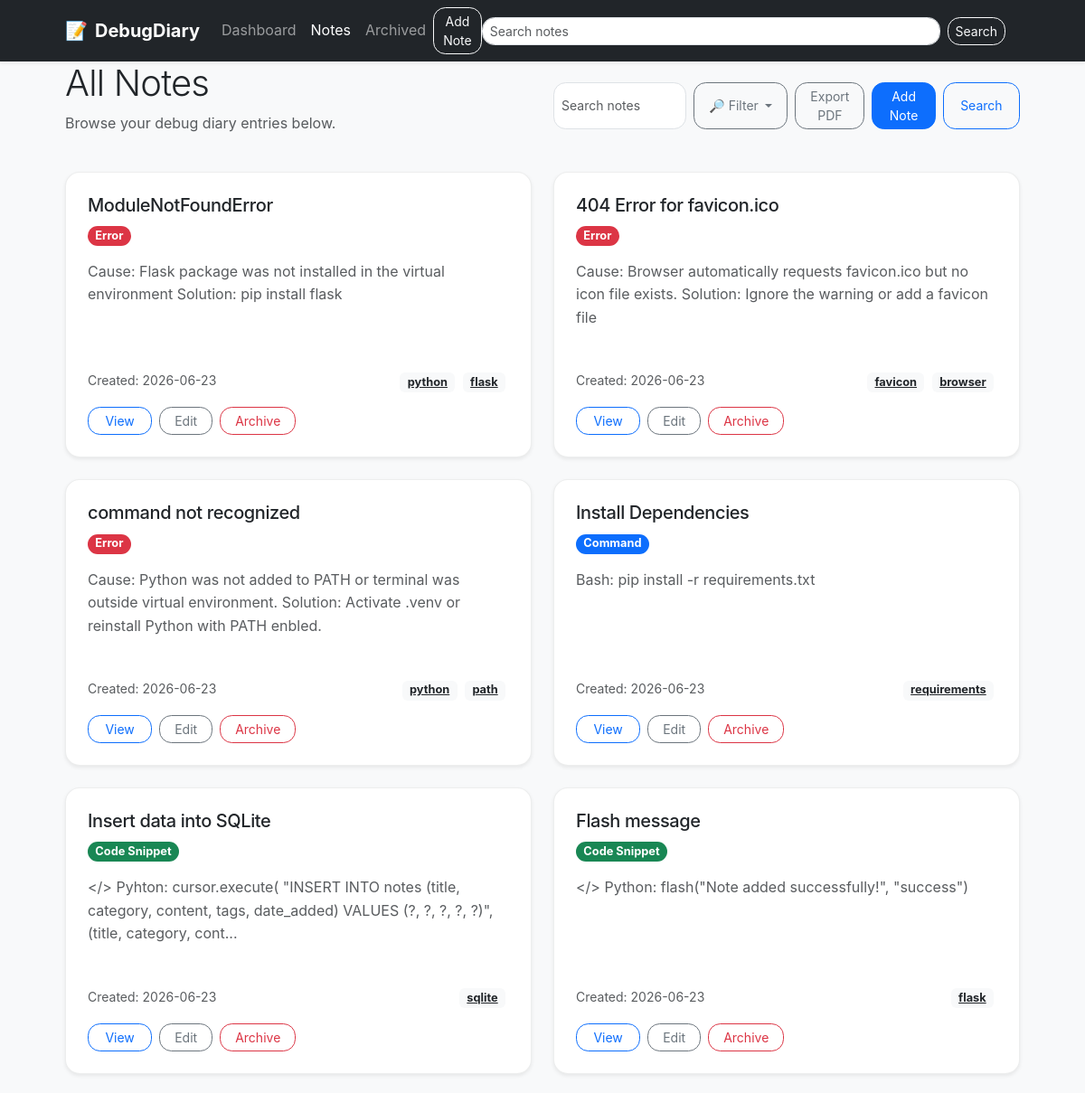
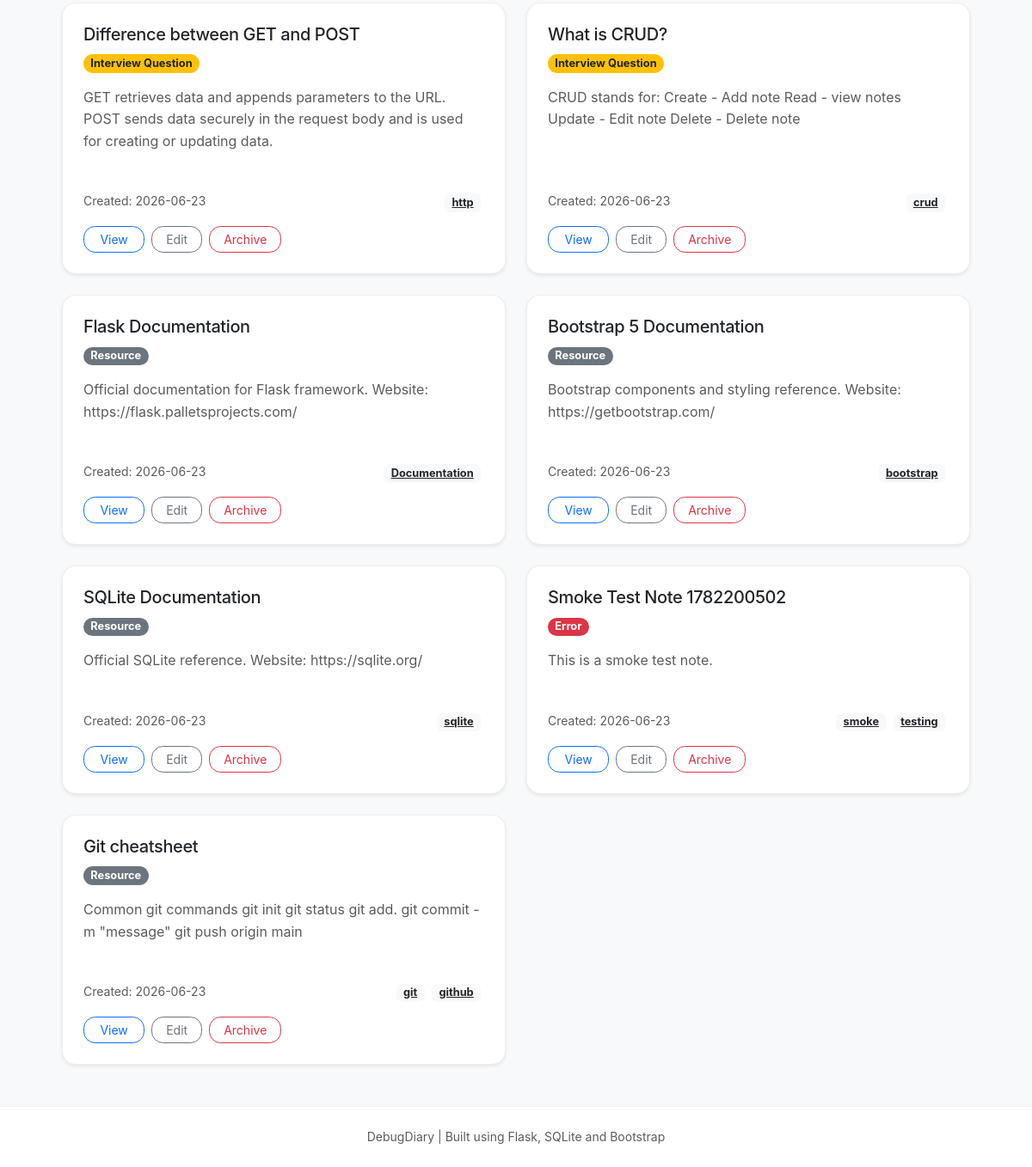
The app's page /notes with its own data (2 pictures, top to bottom).
### tables this page shows
CREATE TABLE notes (id INTEGER PRIMARY KEY AUTOINCREMENT, title TEXT NOT NULL, category TEXT NOT NULL, content TEXT NOT NULL, tags TEXT, date_added TEXT, last_updated TEXT, is_archived INTEGER DEFAULT 0);

### backend/routes.py (the view, shortened to what this page needs)
    @app.route('/notes')
    def notes():
        q = request.args.get('q', '').strip()
        category = request.args.get('category', 'All')
        sort = request.args.get('sort', 'newest')
        tag = request.args.get('tag', '').strip()
        all_notes = get_all_notes()
        filtered = all_notes
        if category and category != 'All':
            filtered = [n for n in filtered if n.get('category') == category]
        def parse_date(s):
            try:
                return datetime.strptime(s, '%Y-%m-%d')
            except Exception:
                return datetime.min
        if sort == 'newest':
            filtered.sort(key=lambda n: parse_date(n.get('date_added') or ''), reverse=True)
        elif sort == 'oldest':
            filtered.sort(key=lambda n: parse_date(n.get('date_added') or ''), reverse=False)
        elif sort == 'alpha':
            filtered.sort(key=lambda n: (n.get('title') or '').lower())
        elif sort == 'category':
            filtered.sort(key=lambda n: (n.get('category') or '', n.get('title') or ''))
        return render_template('notes.html', notes=filtered, q=q, category=category, sort=sort, tag=tag)

### database/db.py (called while the page is built)
def _get_database_path():
    database_file = current_app.config['DATABASE']
    if os.path.isabs(database_file):
        return database_file
    return os.path.join(current_app.root_path, database_file)

def get_db_connection():
    db_path = _get_database_path()
    connection = sqlite3.connect(db_path)
    connection.row_factory = sqlite3.Row
    return connection

def get_all_notes():
    connection = get_db_connection()
    cursor = connection.cursor()
    cursor.execute('SELECT * FROM notes WHERE IFNULL(is_archived,0)=0 ORDER BY date_added DESC')
    rows = cursor.fetchall()
    connection.close()
    return [dict(row) for row in rows]

### frontend/templates/notes.html (shortened to what this page needs)
{% extends 'base.html' %}
{% block content %}
  <div class="row mb-4 align-items-center">
    <div class="col-md-6">
      <h1 class="display-6">All Notes</h1>
      <p class="text-muted">Browse your debug diary entries below.</p>
    </div>
    <div class="col-md-6">
      <form class="d-flex justify-content-end" method="get" action="{{ url_for('notes') }}">
        <input name="q" class="form-control form-control-sm me-2" type="search" placeholder="Search notes" value="{{ q or '' }}" aria-label="Search">
        <div class="btn-group me-2">
          <button class="btn btn-sm btn-outline-secondary dropdown-toggle" type="button" data-bs-toggle="dropdown" aria-expanded="false">
            <span class="me-1">🔎</span>Filter
          </button>
        </div>
        <a href="{{ url_for('export_pdf', q=q, category=category, sort=sort, tag=tag) }}" class="btn btn-outline-secondary btn-sm me-2">Export PDF</a>
        <a href="{{ url_for('add_note') }}" class="btn btn-primary btn-sm me-2">Add Note</a>
        <button class="btn btn-sm btn-outline-primary" type="submit">Search</button>
      </form>
    </div>
  </div>
  {% if notes %}
    <div class="row row-cols-1 row-cols-md-2 g-4">
      {% for note in notes %}
        <div class="col">
          <div class="card h-100 shadow-sm note-card">
            <div class="card-body">
              <h5 class="card-title">{{ note.title }}</h5>
              <span class="badge rounded-pill {{ note.category | badge_class }} mb-3">{{ note.category }}</span>
              <p class="card-text text-muted">{{ note.content[:150] }}{% if note.content|length > 150 %}...{% endif %}</p>
            </div>
            <div class="card-footer bg-transparent border-top-0">
                <div class="d-flex justify-content-between align-items-center mb-3">
                <small class="text-muted">Created: {{ note.date_added or 'No date set' }}</small>
                <div>
                  {% if note.tags %}
                    {% for t in note.tags.split(',') %}
                      {% set tag_val = t.strip() %}
                      {% if tag_val %}
                        <a href="{{ url_for('notes', tag=tag_val) }}" class="badge bg-light text-dark me-1">{{ tag_val }}</a>
                      {% endif %}
                    {% endfor %}
                  {% else %}
                    <span class="badge bg-light text-dark">No tags</span>
                  {% endif %}
                </div>
              </div>
              <div class="d-flex gap-2 flex-wrap">
                <a href="{{ url_for('view_note', id=note.id) }}" class="btn btn-sm btn-outline-primary">View</a>
                <a href="{{ url_for('edit_note', id=note.id) }}" class="btn btn-sm btn-outline-secondary">Edit</a>
                <a href="{{ url_for('archive_note_route', id=note.id) }}" class="btn btn-sm btn-outline-danger archive-note">Archive</a>
              </div>
            </div>
          </div>
        </div>
      {% endfor %}
    </div>
  {% else %}
    <div class="alert alert-info">No notes found. Try changing the filter or create a new note.</div>
  {% endif %}
{% endblock %}

### frontend/static/css/style.css (style rules this page uses)
body { background-color: #f8f9fa; color: #212529; font-family: Inter, system-ui, -apple-system, BlinkMacSystemFont, 'Segoe UI', sans-serif; line-height: 1.6; }
h1, h2, h3, h4, h5, h6 { letter-spacing: -0.02em; }
.note-card { transition: transform 0.2s ease, box-shadow 0.2s ease, border-color 0.2s ease; border: 1px solid rgba(33, 37, 41, 0.08); }
.card { border-radius: 1rem; }
.card-body { padding: 1.5rem; }
.card-footer { background-color: transparent; border-top: none; padding: 1.25rem 1.5rem 1.5rem; }
.badge-error { background-color: #dc3545; }
.badge-command { background-color: #0d6efd; }
.badge-code-snippet { background-color: #198754; }
.badge-interview-question { background-color: #ffc107; color: #212529; }
.badge-resource { background-color: #6c757d; }
.form-control, .form-select { border-radius: 0.85rem; box-shadow: none; }
.btn, .btn-outline-primary, .btn-outline-secondary, .btn-outline-danger { border-radius: 0.85rem; }
.btn-primary, .btn-outline-primary { padding-left: 1.15rem; padding-right: 1.15rem; }
.btn-outline-secondary, .btn-outline-danger { padding-left: 1rem; padding-right: 1rem; }
.badge { font-size: 0.8rem; }

### records on screen
notes: title "ModuleNotFoundError", category "Error", content "Cause: Flask package was not installed in the virtual environment Solution: pip install flask", date_added "2026-06-23", tag_val "python" "flask"
notes: title "404 Error for favicon.ico", category "Error", content "Cause: Browser automatically requests favicon.ico but no icon file exists. Solution: Ignore the warning or add a favicon file", date_added "2026-06-23", tag_val "favicon" "browser"
notes: title "command not recognized", category "Error", content "Cause: Python was not added to PATH or terminal was outside virtual environment. Solution: Activate .venv or reinstall Python with PATH enbled.", date_added "2026-06-23", tag_val "python" "path"
notes: title "Install Dependencies", category "Command", content "Bash: pip install -r requirements.txt", date_added "2026-06-23", tags "requirements"
notes: title "Insert data into SQLite", category "Code Snippet", content "</> Pyhton: cursor.execute( \"INSERT INTO notes (title, category, content, tags, date_added) VALUES (?, ?, ?, ?, ?)\", (title, category, cont", date_added "2026-06-23", tags "sqlite"
notes: title "Flash message", category "Code Snippet", content "</> Python: flash(\"Note added successfully!\", \"success\")", date_added "2026-06-23", tags "flask"
notes: title "Difference between GET and POST", category "Interview Question", content "GET retrieves data and appends parameters to the URL. POST sends data securely in the request body and is used for creating or updating data.", date_added "2026-06-23", tags "http"
notes: title "What is CRUD?", category "Interview Question", content "CRUD stands for: Create - Add note Read - view notes Update - Edit note Delete - Delete note", date_added "2026-06-23", tags "crud"
notes: title "Flask Documentation", category "Resource", content "Official documentation for Flask framework. Website: https://flask.palletsprojects.com/", date_added "2026-06-23", tags "Documentation"
notes: title "Bootstrap 5 Documentation", category "Resource", content "Bootstrap components and styling reference. Website: https://getbootstrap.com/", date_added "2026-06-23", tags "bootstrap"
notes: title "SQLite Documentation", category "Resource", content "Official SQLite reference. Website: https://sqlite.org/", date_added "2026-06-23", tags "sqlite"
notes: title "Smoke Test Note 1782200502", category "Error", content "This is a smoke test note.", date_added "2026-06-23", tag_val "smoke" "testing"
notes: title "Git cheatsheet", category "Resource", content "Common git commands git init git status git add. git commit -m \"message\" git push origin main", date_added "2026-06-23", tag_val "git" "github"
